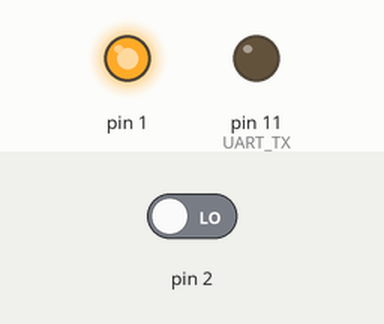
Simulated run of this sketch. Board: Arduino Uno, built for the host (arithmetic inside an expression is 32-bit, double 64-bit). On the bench: output pins drawn as LEDs (lit = HIGH). Inputs (shaded band) come from the test bench; at power-on: pin 2 LOW. EEPROM starts erased.

Above: at 0.1 s.
At 1.3 s:
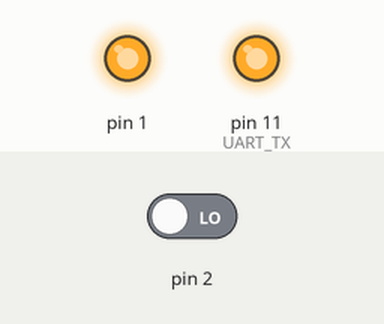
1.4 s: pin 2 driven HIGH
At 1.9 s:
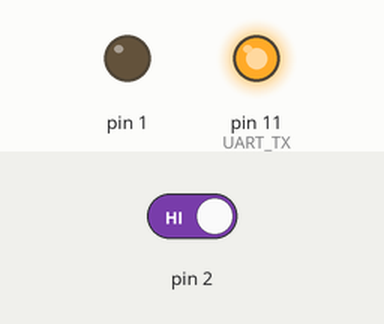
Timing chart, 0 to 4.4 s (numbered marks = the images above; inputs shaded):
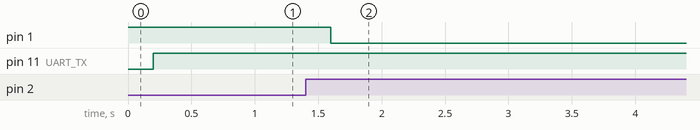

Measured:
- after the input at 1.4 s, pin 1: HIGH → LOW after 0.20 s

The sketch:

PlayRandomATTiny13.ino
```cpp
#include <Arduino.h>
#include <avr/sleep.h>
#include <avr/eeprom.h>
#include "DFPlayerMini.h"
#include "uart.h"

#define wordSize 9
#define MIN_DELAY 100
#define EEPROM_SEED_ADDRESS 0x00

DFPlayerMini player;
uint8_t numberFiles = 123;
uint8_t uartInput[wordSize];
uint16_t seed = 0;

void setup(void)
{
	pinMode(PB1, OUTPUT); // Gives power to the mp3 module
	pinMode(PB2, INPUT);  // Read mp3: On when idle, off when playing


	digitalWrite(PB1, HIGH); // Power on mp3
	readUart();				 // Wait for init word

	seed = lfsr16_next(eeprom_read_word((uint16_t *)EEPROM_SEED_ADDRESS) ^ seed);
	eeprom_write_word((uint16_t *)EEPROM_SEED_ADDRESS, seed);

	set_sleep_mode(SLEEP_MODE_PWR_DOWN); // Power down, only wake up by reset

	delay(MIN_DELAY);
}

void loop(void)
{
	// updateNumberFiles(); // NOT WORKING; receiving 0x7F instead of 0xD8
	play();
	waitForIdle();

	digitalWrite(PB1, LOW);				 // Cut down the module power
	sleep_mode();						 // Good night
}

void play()
{
	bool playing = false;
	do
	{
		delay(MIN_DELAY);
		player.sendCommand(PLAY_TRACK_COMMAND, (seed % (numberFiles - 1) + 1));
		delay(MIN_DELAY);
		playing = !digitalRead(PB2);
	} while (!playing); // Wait for the track to end
	player.sendCommand(SET_VOLUME_COMMAND, 30); // Set the volume to maximum
	delay(MIN_DELAY);
	player.sendCommand(SET_VOLUME_ADJUST_COMMAND, 31); // Set the volume adjustement to maximum
	delay(MIN_DELAY);
}

void waitForIdle()
{
	delay(MIN_DELAY);
	bool isFinished = false;
	do
	{
		isFinished = digitalRead(PB2);
		delay(MIN_DELAY);
	} while (!isFinished); // Wait for the track to end
	delay(MIN_DELAY);
}

void updateNumberFiles(void)
{
	delay(MIN_DELAY);
	player.sendCommand(U_DISK_NUMBER_FILES_QUERY);
	readUart();

	numberFiles = uartInput[6];
}

void readUart(void)
{
	uint8_t *p;
	p = uartInput;
	while ((*(p++) = uart_getc()) != 0xEF && (p - uartInput) < wordSize);
	*p = 0;
}

uint16_t lfsr16_next(uint16_t n)
{
	return (n >> 0x01U) ^ (-(n & 0x01U) & 0xB400U);
}
```

DFPlayerMini.cpp
```cpp
#include "DFPlayerMini.h"
#include "uart.h"

void DFPlayerMini::findChecksum()
{
  uint16_t checksum = (~(VER + LEN + commandValue + FEEDBACK + paramMSB + paramLSB)) + 1;

  checksumMSB = checksum >> 8;
  checksumLSB = checksum & 0xFF;

  return;
}

void DFPlayerMini::sendCommand(uint8_t command, uint16_t parameter = (uint16_t) 0U)
{
  commandValue = command;
  paramMSB = (uint8_t) (parameter >> 8);
  paramLSB = (uint8_t) (parameter & 0xFF);

  findChecksum();
  sendData();

  return;
}

void DFPlayerMini::sendData()
{
  uart_putc(SB);
  uart_putc(VER);
  uart_putc(LEN);
  uart_putc(commandValue);
  uart_putc(FEEDBACK);
  uart_putc(paramMSB);
  uart_putc(paramLSB);
  uart_putc(checksumMSB);
  uart_putc(checksumLSB);
  uart_putc(EB);

  return;
}
```

DFPlayerMini.h
```cpp
#include <stdint.h>

#ifndef DFPlayerMini_cpp

#define DFPlayerMini_cpp

#define SB 0x7E    //start byte
#define VER 0xFF   //version
#define LEN 0x6    //number of bytes after "LEN" (except for checksum data and EB)
#define FEEDBACK 0 //no feedback requested
#define EB 0xEF    //end byte

#define NEXT_COMMAND 0x01
#define PREVIOUS_COMMAND 0x02
#define PLAY_TRACK_COMMAND 0x03
#define INCREASE_VOLUME_COMMAND 0x04
#define DECREASE_VOLUME_COMMAND 0x05
#define SET_VOLUME_COMMAND 0x06
#define SET_EQ_COMMAND 0x07
#define SET_PLAYBACK_MODE_COMMAND 0x08
#define SET_VOLUME_ADJUST_COMMAND 0x06
#define STANDBY_COMMAND 0x0A
#define WAKEUP_COMMAND 0x0B
#define RESET_COMMAND 0x0C
#define PLAYBACK_COMMAND 0x0D
#define PAUSE_COMMAND 0x0E
#define RANDOM_TRACK_COMMAND 0x18

#define REPLY_QUERY 0x41
#define STATUS_QUERY 0x42
#define CURRENT_VOLUME_QUERY 0x43
#define CURRENT_EQ_QUERY 0x44
#define CURRENT_PLAYBACK_MODE_QUERY 0x45
#define TF_CARD_NUMBER_FILES_QUERY 0x47
#define U_DISK_NUMBER_FILES_QUERY 0x48
#define FLASH_NUMBER_FILES_QUERY 0x49

#define PLAYBACK_REPEAT 0
#define PLAYBACK_FOLDER_REPEAT 1
#define PLAYBACK_SINGLE_REPEAT 2
#define PLAYBACK_RANDOM 3

#define EQ_NORMAL 0
#define EQ_POP 1
#define EQ_ROCK 2
#define EQ_JAZZ 3
#define EQ_CLASSIC 4
#define EQ_Base 5

class DFPlayerMini
{
public:
  uint8_t commandValue = 0;
  uint8_t paramMSB = 0;
  uint8_t paramLSB = 0;
  uint8_t checksumMSB = 0;
  uint8_t checksumLSB = 0;

  void findChecksum();
  void sendCommand(uint8_t command, uint16_t parameter = (uint16_t) 0U);
  void sendData();
};

#endif
```

uart.cpp
```cpp
// (licence header left out)
#include <avr/interrupt.h>
#include "uart.h"

char
uart_getc(void)
{
#ifdef	UART_RX_ENABLED
	char c;
	uint8_t sreg;

	sreg = SREG;
	cli();
	PORTB &= ~(1 << UART_RX);
	DDRB &= ~(1 << UART_RX);
	__asm volatile(
		" ldi r18, %[rxdelay2] \n\t" // 1.5 bit delay
		" ldi %0, 0x80 \n\t" // bit shift counter
		"WaitStart: \n\t"
		" sbic %[uart_port]-2, %[uart_pin] \n\t" // wait for start edge
		" rjmp WaitStart \n\t"
		"RxBit: \n\t"
		// 6 cycle loop + delay - total = 5 + 3*r22
		// delay (3 cycle * r18) -1 and clear carry with subi
		" subi r18, 1 \n\t"
		" brne RxBit \n\t"
		" ldi r18, %[rxdelay] \n\t"
		" sbic %[uart_port]-2, %[uart_pin] \n\t" // check UART PIN
		" sec \n\t"
		" ror %0 \n\t"
		" brcc RxBit \n\t"
		"StopBit: \n\t"
		" dec r18 \n\t"
		" brne StopBit \n\t"
		: "=r" (c)
		: [uart_port] "I" (_SFR_IO_ADDR(PORTB)),
		[uart_pin] "I" (UART_RX),
		[rxdelay] "I" (RXDELAY),
		[rxdelay2] "I" (RXDELAY2)
		: "r0","r18","r19"
	);
	SREG = sreg;
	return c;
#else
	return (-1);
#endif /* !UART_RX_ENABLED */
}

void
uart_putc(char c)
{
#ifdef	UART_TX_ENABLED
	uint8_t sreg;

	sreg = SREG;
	cli();
	PORTB |= 1 << UART_TX;
	DDRB |= 1 << UART_TX;
	__asm volatile(
		" cbi %[uart_port], %[uart_pin] \n\t" // start bit
		" in r0, %[uart_port] \n\t"
		" ldi r30, 3 \n\t" // stop bit + idle state
		" ldi r28, %[txdelay] \n\t"
		"TxLoop: \n\t"
		// 8 cycle loop + delay - total = 7 + 3*r22
		" mov r29, r28 \n\t"
		"TxDelay: \n\t"
		// delay (3 cycle * delayCount) - 1
		" dec r29 \n\t"
		" brne TxDelay \n\t"
		" bst %[ch], 0 \n\t"
		" bld r0, %[uart_pin] \n\t"
		" lsr r30 \n\t"
		" ror %[ch] \n\t"
		" out %[uart_port], r0 \n\t"
		" brne TxLoop \n\t"
		:
		: [uart_port] "I" (_SFR_IO_ADDR(PORTB)),
		[uart_pin] "I" (UART_TX),
		[txdelay] "I" (TXDELAY),
		[ch] "r" (c)
		: "r0","r28","r29","r30"
	);
	SREG = sreg;
#endif /* !UART_TX_ENABLED */
}
```

uart.h
```cpp
// (licence header left out)
#ifndef	_UART_H_
#define	_UART_H_

#define	UART_RX_ENABLED		(1) // Enable UART RX
#define	UART_TX_ENABLED		(1) // Enable UART TX

#ifndef F_CPU
# define        F_CPU           (1200000UL) // 1.2MHz
#endif  /* !F_CPU */

#if defined(UART_TX_ENABLED) && !defined(UART_TX)
# define        UART_TX         PB3 // Use PB3 as TX pin
#endif  /* !UART_TX */

#if defined(UART_RX_ENABLED) && !defined(UART_RX)
# define        UART_RX         PB4 // Use PB4 as RX pin
#endif  /* !UART_RX */

#if (defined(UART_TX_ENABLED) || defined(UART_RX_ENABLED)) && !defined(UART_BAUDRATE)
# define        UART_BAUDRATE   (9200)
#endif  /* !UART_BAUDRATE */

#define	TXDELAY         	(int)(((F_CPU/UART_BAUDRATE)-7 +1.5)/3)
#define RXDELAY         	(int)(((F_CPU/UART_BAUDRATE)-5 +1.5)/3)
#define RXDELAY2        	(int)((RXDELAY*1.5)-2.5)
#define RXROUNDED       	(((F_CPU/UART_BAUDRATE)-5 +2)/3)
#if RXROUNDED > 127
# error Low baud rates are not supported - use higher, UART_BAUDRATE
#endif

char uart_getc(void);
void uart_putc(char c);

#endif	/* !_UART_H_ */
```
